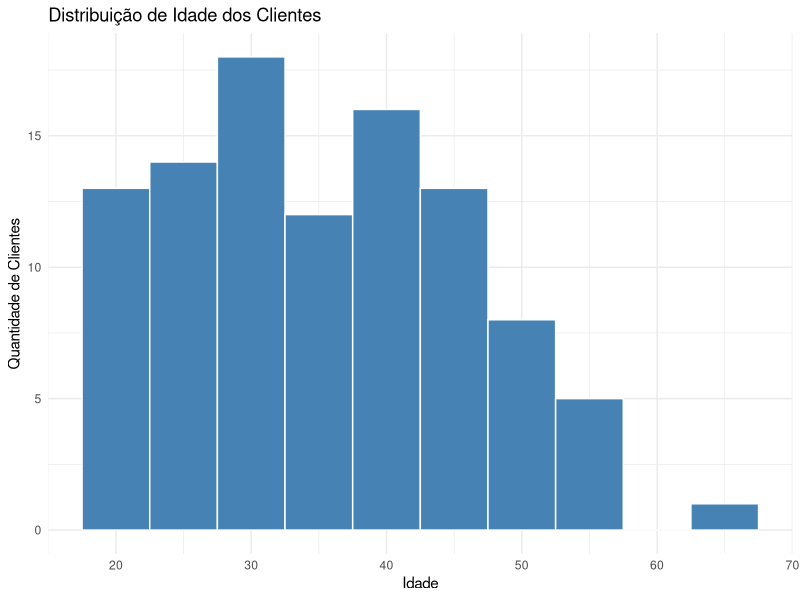
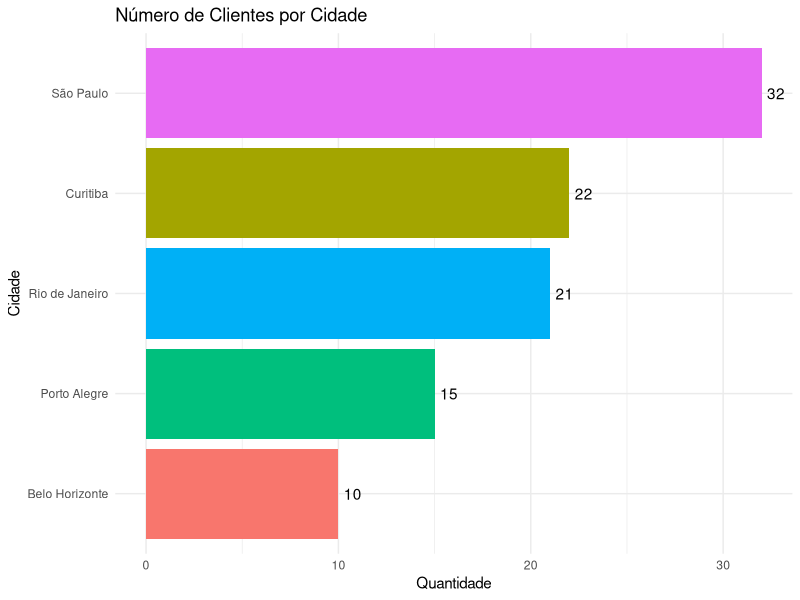
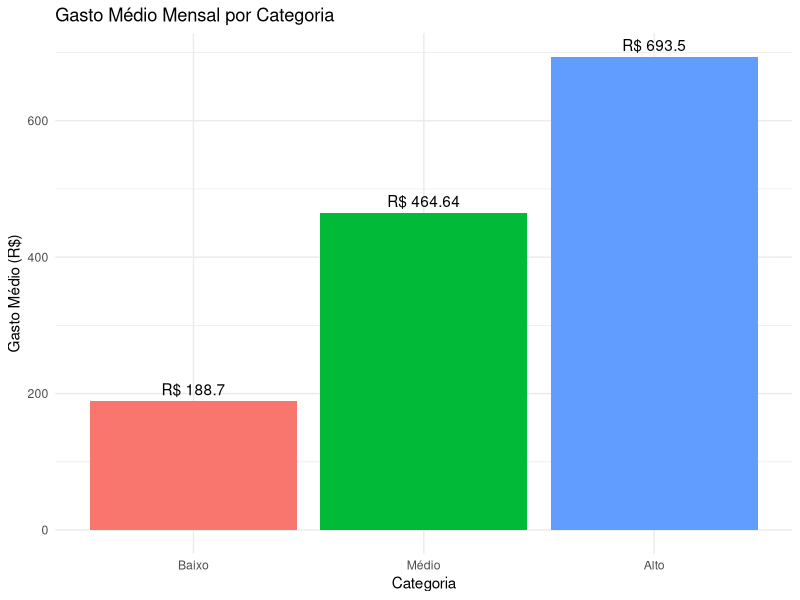
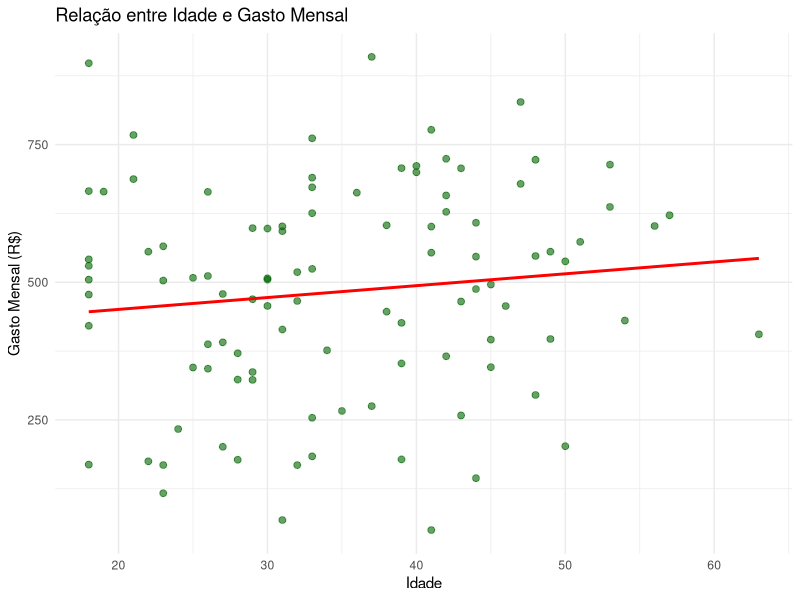

These figures' R source, in order:

# Análise de base de clientes


# Carregar bibliotecas
library(ggplot2)

# Criar base de dados de clientes
set.seed(789)
clientes <- data.frame(
  id = 1:100,
  idade = round(rnorm(100, mean = 35, sd = 12)),
  genero = sample(c("M", "F"), 100, replace = TRUE),
  cidade = sample(c("São Paulo", "Rio de Janeiro", "Belo Horizonte", "Curitiba", "Porto Alegre"), 
                  100, replace = TRUE, prob = c(0.3, 0.25, 0.2, 0.15, 0.1)),
  gasto_mensal = round(rnorm(100, mean = 500, sd = 200), 2)
)

# Ajustar idade para valores realistas
clientes$idade <- pmin(pmax(clientes$idade, 18), 70)
clientes$gasto_mensal <- pmax(clientes$gasto_mensal, 50)

# Classificar clientes por gasto
clientes$categoria <- cut(clientes$gasto_mensal, 
                          breaks = c(0, 300, 600, Inf),
                          labels = c("Baixo", "Médio", "Alto"))


# ANÁLISES


cat("=== PERFIL DA BASE DE CLIENTES ===\n")
cat("Total de clientes:", nrow(clientes), "\n")
cat("Idade média:", round(mean(clientes$idade), 1), "anos\n")
cat("Gasto médio mensal: R$", round(mean(clientes$gasto_mensal), 2), "\n")

cat("\n=== DISTRIBUIÇÃO POR GÊNERO ===\n")
print(table(clientes$genero))

cat("\n=== CLIENTES POR CIDADE ===\n")
print(sort(table(clientes$cidade), decreasing = TRUE))

cat("\n=== CLIENTES POR CATEGORIA DE GASTO ===\n")
print(table(clientes$categoria))


# VISUALIZAÇÕES


# Gráfico 1: Distribuição de Idades
ggplot(clientes, aes(x = idade)) +
  geom_histogram(binwidth = 5, fill = "steelblue", color = "white") +
  labs(title = "Distribuição de Idade dos Clientes",
       x = "Idade",
       y = "Quantidade de Clientes") +
  theme_minimal()

# Gráfico 2: Clientes por Cidade
cidade_count <- as.data.frame(table(clientes$cidade))
names(cidade_count) <- c("cidade", "quantidade")

ggplot(cidade_count, aes(x = reorder(cidade, quantidade), y = quantidade, fill = cidade)) +
  geom_col() +
  geom_text(aes(label = quantidade), hjust = -0.3) +
  coord_flip() +
  labs(title = "Número de Clientes por Cidade",
       x = "Cidade",
       y = "Quantidade") +
  theme_minimal() +
  theme(legend.position = "none")

# Gráfico 3: Gasto Médio por Categoria
gasto_categoria <- aggregate(gasto_mensal ~ categoria, clientes, mean)

ggplot(gasto_categoria, aes(x = categoria, y = gasto_mensal, fill = categoria)) +
  geom_col() +
  geom_text(aes(label = paste("R$", round(gasto_mensal, 2))), vjust = -0.5) +
  labs(title = "Gasto Médio Mensal por Categoria",
       x = "Categoria",
       y = "Gasto Médio (R$)") +
  theme_minimal() +
  theme(legend.position = "none")

# Gráfico 4: Relação Idade x Gasto
ggplot(clientes, aes(x = idade, y = gasto_mensal)) +
  geom_point(color = "darkgreen", alpha = 0.6, size = 2) +
  geom_smooth(method = "lm", color = "red", se = FALSE) +
  labs(title = "Relação entre Idade e Gasto Mensal",
       x = "Idade",
       y = "Gasto Mensal (R$)") +
  theme_minimal()

# Salvando dados processados
write.csv(clientes, "base_clientes.csv", row.names = FALSE)
cat("\nDados salvos em 'base_clientes.csv'\n")